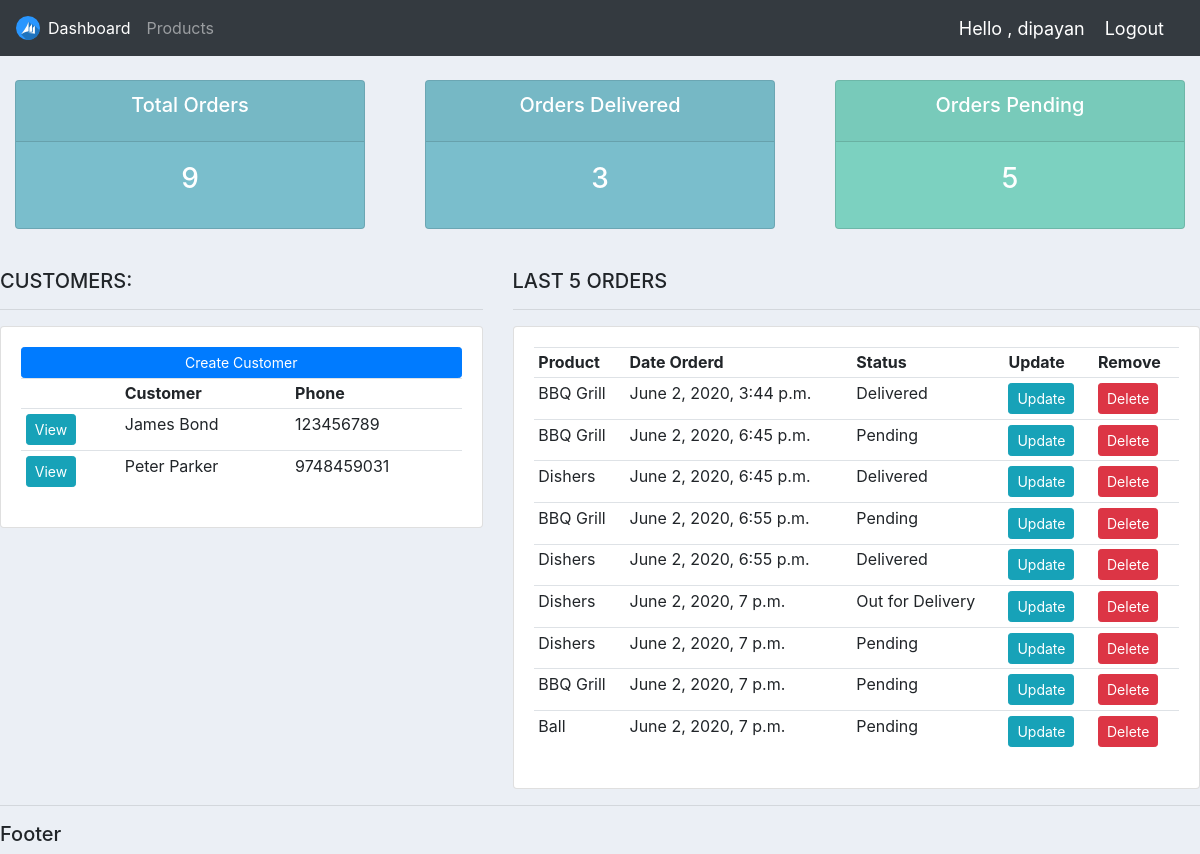
The app's page / (signed in) with its own data.
### accounts/models.py (models this page shows, shortened)
class Customer(models.Model):
    user    = models.OneToOneField(User,null=True,on_delete=models.CASCADE)
    name    = models.CharField(max_length=200,null=True)
    phone   = models.CharField(max_length=200,null=True)
    email   = models.CharField(max_length=200,null=True)
    profile_pic = models.ImageField(null=True,blank=True)
    date_created = models.DateTimeField(auto_now_add=True)

class Order(models.Model):
    STATUS = (
            ('Pending','Pending'),
            ('Out for Delivery','Out for Delivery'),
            ('Delivered','Delivered'),
            )
    customer = models.ForeignKey(Customer,null=True,on_delete=models.SET_NULL)
    product  = models.ForeignKey(Product,null=True,on_delete=models.SET_NULL)
    date_created = models.DateTimeField(auto_now_add=True,null=True)
    status       = models.CharField(max_length=200,null=True,choices=STATUS)
    note         = models.CharField(max_length=1000,null=True)

class Product(models.Model):
    CATEGORY = (
            ('Indoor','Indoor'),
            ('Out Door','Out Door'),
            )
    name        = models.CharField(max_length=200,null=True)
    price       = models.FloatField(null=True)
    category    = models.CharField(max_length=200,null=True,choices=CATEGORY)
    description = models.CharField(max_length=200,null=True,blank=True)
    date_created= models.DateTimeField(auto_now_add=True,null=True)
    tags = models.ManyToManyField(Tag)
    def __str__(self):
        return self.name

### accounts/decorators.py (the view)
    def wrapper_func(request,*args,**kwargs):
        group = None
        if request.user.groups.exists():
            group = request.user.groups.all()[0].name
        if group == 'customer':
            return redirect('user-page')
        if group == 'admin':
            return view_func(request,*args,**kwargs)

### accounts/views.py (called while the page is built)
@login_required(login_url='login')
@admin_only
def home(request):
    order = Order.objects.all()
    customers = Customer.objects.all()
    total_customers = customers.count()
    total_orders = order.count()
    delivered = Order.objects.all().filter(status='Delivered').count()
    pending   = order.filter(status='Pending').count()
    context = {'orders':order,'customers':customers,'total_customers':total_customers,'total_orders':total_orders,
        'Delivered':delivered,'Pending':pending
    }
    template_name='accounts/dashboard.html'
    return render(request,template_name,context)

### accounts/templates/accounts/dashboard.html
{%  extends 'accounts/main.html' %}
{% block content %}
{%  include 'accounts/status.html' %}
<br>
<div class="row">
	<div class="col-md-5">
		<h5>CUSTOMERS:</h5>
		<hr>
		<div class="card card-body">
			<a class="btn btn-primary  btn-sm btn-block" href="">Create Customer</a>
			<table class="table table-sm">
				<tr>
					<th></th>
					<th>Customer</th>
					<th>Phone</th>
				</tr>
				{% for customer in customers %}
					<tr>
						<td><a class="btn btn-sm btn-info" href="{% url 'customer' customer.id %}">View</a></td>
						<td>{{customer.name}}</td>
						<td>{{customer.phone}}</td>
					</tr>
				{% endfor %}
			</table>
		</div>
	</div>
	<div class="col-md-7">
		<h5>LAST 5 ORDERS</h5>
		<hr>
		<div class="card card-body">
			<table class="table table-sm">
				<tr>
					<th>Product</th>
					<th>Date Orderd</th>
					<th>Status</th>
					<th>Update</th>
					<th>Remove</th>
				</tr>
				{% for order in orders %}
					<tr>
						<td>{{order.product}}</td>
						<td>{{order.date_created}}</td>
						<td>{{order.status}}</td>
						<td><a class="btn btn-sm btn-info" href="{% url 'update_order' order.id %}">Update</a></td>
						<td><a class="btn btn-sm btn-danger" href="{% url 'delete_order' order.id %}">Delete</a></td>
					</tr>
				{% endfor %}
			</table>
		</div>
	</div>
</div>
{% endblock %}

### accounts/templates/accounts/navbar.html (shortened to what this page needs)
{% load static %}
<nav class="navbar navbar-expand-lg navbar-dark bg-dark">
    <img src="{% static 'images/crm.png' %}">
    <div class="collapse navbar-collapse" id="navbarNav">
      <ul class="navbar-nav">
        {% if request.user.is_staff %}
          <li class="nav-item active">
            <a class="nav-link" href="{% url 'home' %}">Dashboard </a>
          </li>
          <li class="nav-item">
            <a class="nav-link" href="{% url 'products' %}">Products</a>
          </li>
          {% else%}
          <li class="nav-item">
            <a class="nav-link" href="{% url 'settings' %}">Settings</a>
          </li>
        {% endif %}
      </ul>
    </div>
    <span class="hello-msg" style="text-align: left;">Hello , {{ request.user }}</span>
    <span><a class="hello-msg" href="{% url 'logout' %}">Logout</a></span>
  </nav>

### static/css/main.css (style rules this page uses)
body { background-color:#ebeff5; }

### accounts/templates/accounts/navbar.html (style rules this page uses)
.hello-msg { font-size: 18px; color: #fff; margin-right: 20px; }

### records on screen
Customer: name "James Bond", phone "123456789"
Customer: name "Peter Parker", phone "9748459031"
Order: product "BBQ Grill", date_created "June 2, 2020, 3:44 p.m.", status "Delivered"
Order: product "BBQ Grill", date_created "June 2, 2020, 6:45 p.m.", status "Pending"
Order: product "Dishers", date_created "June 2, 2020, 6:45 p.m.", status "Delivered"
Order: product "BBQ Grill", date_created "June 2, 2020, 6:55 p.m.", status "Pending"
Order: product "Dishers", date_created "June 2, 2020, 6:55 p.m.", status "Delivered"
Order: product "Dishers", date_created "June 2, 2020, 7 p.m.", status "Out for Delivery"
Order: product "Dishers", date_created "June 2, 2020, 7 p.m.", status "Pending"
Order: product "BBQ Grill", date_created "June 2, 2020, 7 p.m.", status "Pending"
Order: product "Ball", date_created "June 2, 2020, 7 p.m.", status "Pending"

### other values on screen
{{ request.user }} "dipayan"
{{ total_orders }} "9"
{{ Delivered }} "3"
{{ Pending }} "5"
